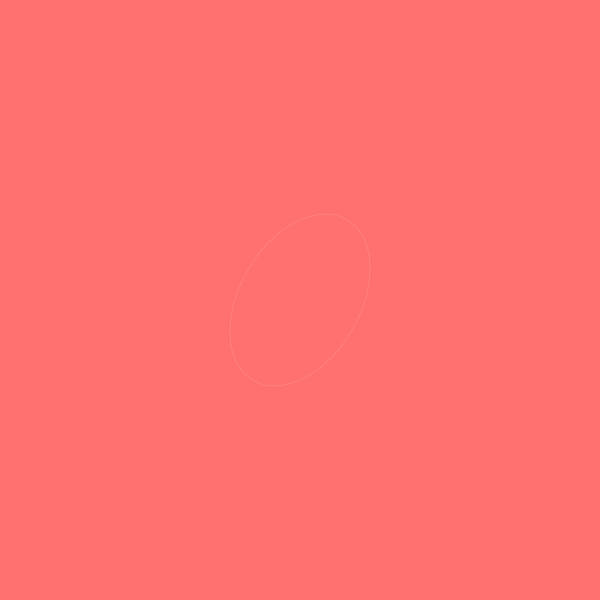
Frame 1 (no input)
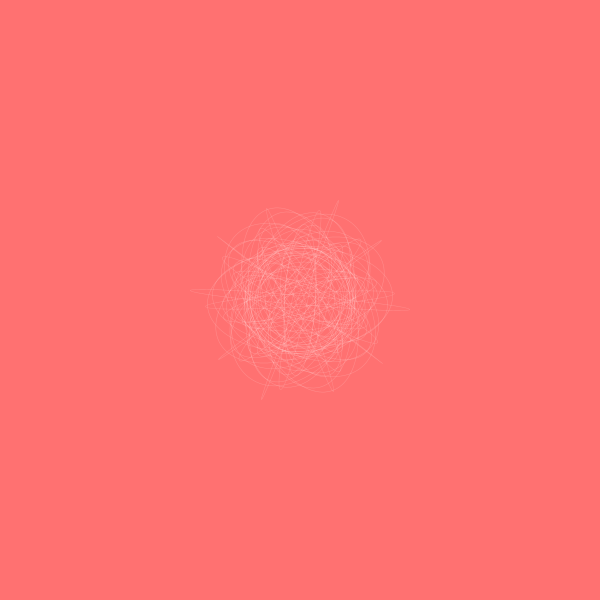
Frame 60 (the mouse pressed at the canvas centre just before this capture)
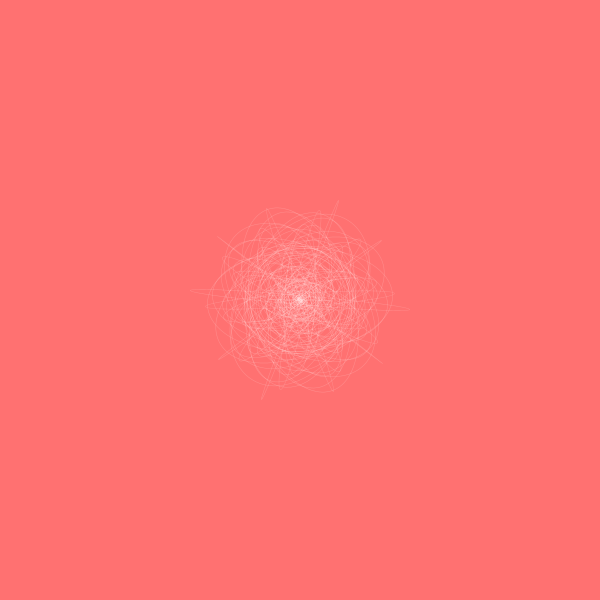
Frame 120 (the mouse held since frame 60 and released just before this capture)

The Processing sketch that drew these frames (run headless with seeded random() and noise(); from frame 60 on, the mouse is pressed at the canvas centre):

// Processing sketch: processing_167763
// ── processing_167763.pde

float x, y;
float angle = 10; 
float r = 222;
float diff = 2; 


void setup() {
  size(600, 600);
  background(255,113,113);
  
}

void draw() {

  noFill(); 


  x = r * cos(angle); 
  y = r * sin(angle);

  strokeWeight(0.5); 
  stroke(255, 50); 

  translate(width/2, height/2); 
  rotate(r); 

  ellipse(0, 0, x, y);
  //ellipse(x, 0, x, 50);
  //line( 0, 0, x, y); 

  angle = angle +100;
  r = r - diff;

  if ( r == 0 || r == 500) { 
    diff =  diff * -1;
  }
}
